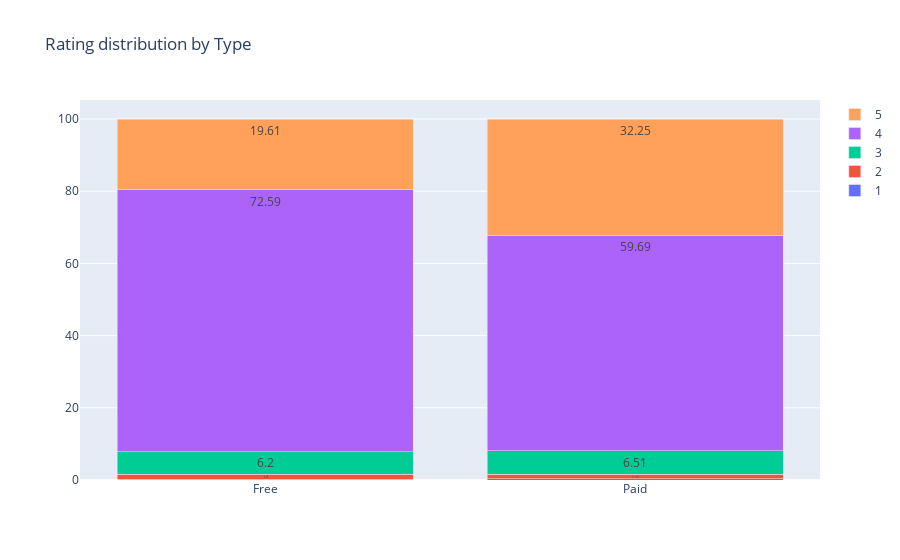

The cell this chart's notebook holds for it:
### Code cell
get_cat_ratings_chart('Type')

### Figure 1 — Plotly figure (JSON) as saved in the notebook; plotly's stock layout.template omitted (floating-point values rounded to 4 significant figures)
{"data": [{"name": "1", "text": [0.21, 0.31], "textposition": "auto", "type": "bar", "x": ["Free", "Paid"], "y": [0.21, 0.31]}, {"name": "2", "text": [1.4, 1.24], "textposition": "auto", "type": "bar", "x": ["Free", "Paid"], "y": [1.4, 1.24]}, {"name": "3", "text": [6.2, 6.51], "textposition": "auto", "type": "bar", "x": ["Free", "Paid"], "y": [6.2, 6.51]}, {"name": "4", "text": [72.59, 59.69], "textposition": "auto", "type": "bar", "x": ["Free", "Paid"], "y": [72.59, 59.69]}, {"name": "5", "text": [19.61, 32.25], "textposition": "auto", "type": "bar", "x": ["Free", "Paid"], "y": [19.61, 32.25]}], "layout": {"barmode": "stack", "title": {"text": "Rating distribution by Type"}}}
